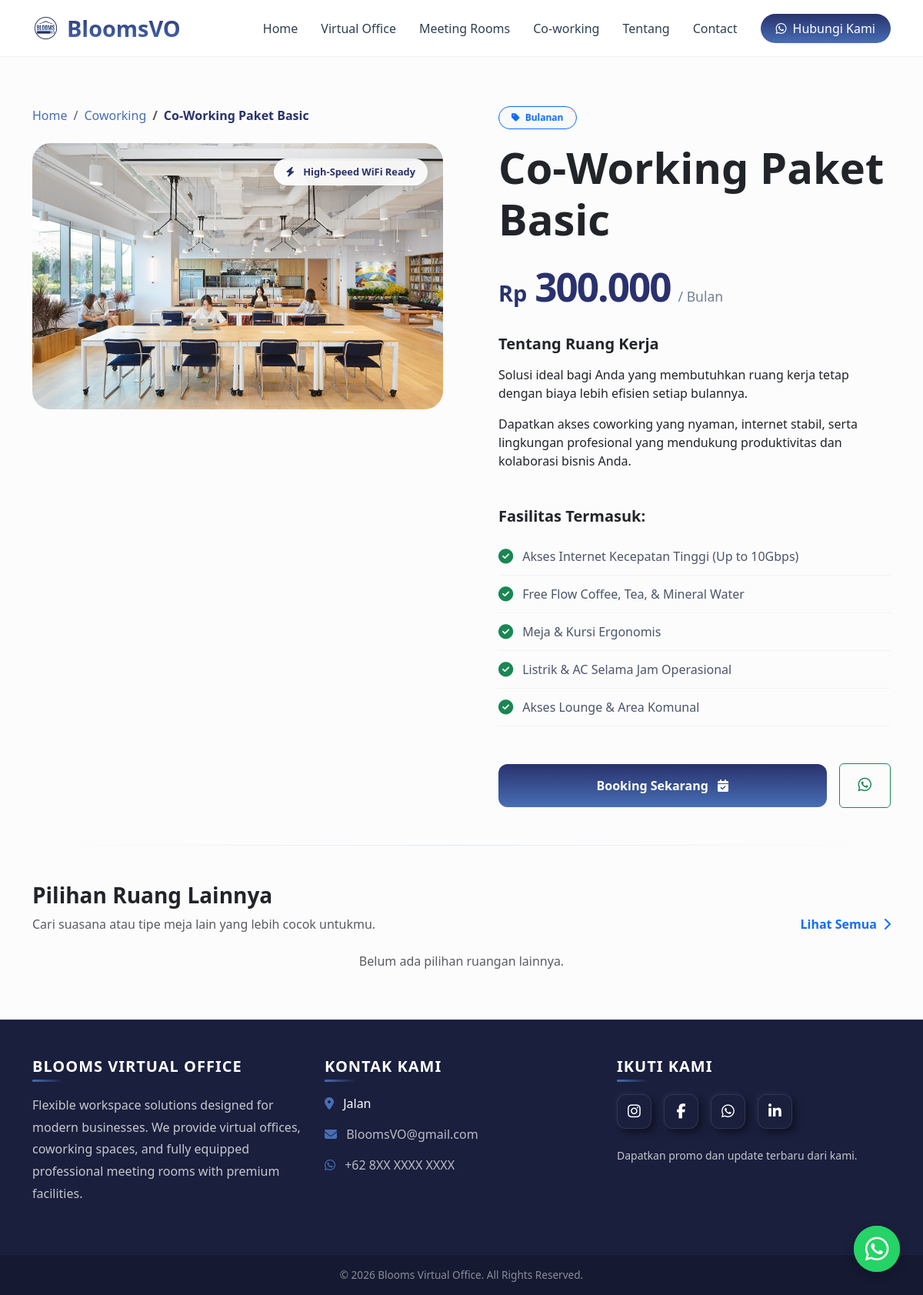
The app's page /coworking/co-working-paket-basic/ with its own data.
### virtualoffice/models.py (models this page shows, shortened)
class Coworking(models.Model):
    nama = models.CharField(max_length=100)
    slug = models.SlugField(blank=True, unique=True)
    harga = models.DecimalField(max_digits=12, decimal_places=0)
    deskripsi = models.TextField()
    tipe = models.CharField(max_length=50, choices=[
        ('harian', 'Harian'),
        ('bulanan', 'Bulanan'),
        ('dedicated', 'Dedicated Desk'),
    ])
    gambar = models.ImageField(upload_to='coworking/', blank=True, null=True)
    aktif = models.BooleanField(default=True)

### virtualoffice/views.py (the view)
# urls.py: path('coworking/<slug:slug>/', views.coworking_detail, name='coworking_detail'),
def coworking_detail(request, slug):
    space = get_object_or_404(Coworking, slug=slug, aktif=True)
    spaces_lainnya = Coworking.objects.filter(aktif=True).exclude(id=space.id)[:3]
    return render(request, 'product_detail/coworking_detail.html', {
        'space': space,
        'spaces_lainnya': spaces_lainnya
    })

### virtualoffice/templates/product_detail/coworking_detail.html (shortened to what this page needs)
{% extends 'base.html' %}
{% load static %}
{% block extra_css %}
<link href="{% static 'css/package_detail.css' %}" rel="stylesheet">
<link href="{% static 'css/card_produk.css' %}" rel="stylesheet">
{% endblock %}
{% block content %}
<section class="container mt-5 pt-lg-5">
    <div class="row g-lg-5">
        <div class="col-md-6 mb-4 mb-md-0">
            <div class="product-sticky-container">
                <nav aria-label="breadcrumb" class="mb-4">
                    <ol class="breadcrumb">
                        <li class="breadcrumb-item"><a href="/">Home</a></li>
                        <li class="breadcrumb-item"><a href="{% url 'coworking' %}">Coworking</a></li>
                        <li class="breadcrumb-item active">{{ space.nama }}</li>
                    </ol>
                </nav>
                <div class="image-wrapper">
                    {% if space.gambar %}
                        <img src="{{ space.gambar.url }}" class="img-fluid rounded-4 shadow-lg product-main-img" alt="{{ space.nama }}">
                    {% else %}
                        <img src="{% static 'img/default-coworking.jpg' %}" class="img-fluid rounded-4 shadow-lg product-main-img" alt="Default Image">
                    {% endif %}
                    <div class="floating-trust-badge">
                        <i class="fas fa-bolt me-2"></i> High-Speed WiFi Ready
                    </div>
                </div>
            </div>
        </div>
        <div class="col-md-6 ps-lg-5">
            <div class="product-info-card">
                <span class="badge bg-light text-primary border border-primary mb-3 px-3 py-2 rounded-pill">
                    <i class="fas fa-tag me-1"></i> {{ space.get_tipe_display }}
                </span>
                <h1 class="display-4 fw-bold navy-blue-text mb-3">{{ space.nama }}</h1>
                <div class="price-tag mb-4">
                    <span class="currency">Rp</span>
                    <span class="amount">{{ space.harga|floatformat:0 }}</span>
                    <span class="period">/ {% if space.tipe == 'harian' %}Hari{% else %}Bulan{% endif %}</span>
                </div>
                <div class="description-box mb-5">
                    <h5 class="fw-bold navy-blue-text">Tentang Ruang Kerja</h5>
                    <p class="text-muted lead">
                        {{ space.deskripsi|linebreaks }}
                    </p>
                </div>
                <div class="benefits-box mb-5">
                    <h5 class="fw-bold navy-blue-text mb-3">Fasilitas Termasuk:</h5>
                    <ul class="benefit-list">
                        <li><i class="fas fa-check-circle text-success"></i> Akses Internet Kecepatan Tinggi (Up to 10Gbps)</li>
                        <li><i class="fas fa-check-circle text-success"></i> Free Flow Coffee, Tea, & Mineral Water</li>
                        <li><i class="fas fa-check-circle text-success"></i> Meja & Kursi Ergonomis</li>
                        <li><i class="fas fa-check-circle text-success"></i> Listrik & AC Selama Jam Operasional</li>
                        <li><i class="fas fa-check-circle text-success"></i> Akses Lounge & Area Komunal</li>
                    </ul>
                </div>
                <div class="action-area d-grid gap-3 d-md-flex align-items-center">
                    <button class="btn btn-navy-gradient open-order py-3 px-5 flex-grow-1"
                            data-type="coworking"
                            data-id="{{ space.id }}">
                        Booking Sekarang <i class="fas fa-calendar-check ms-2"></i>
                    </button>
                    <a href="https://wa.me/628976632702?text=Halo, saya tertarik dengan {{ space.nama }}" class="btn btn-outline-success py-3 px-4">
                        <i class="fab fa-whatsapp fs-5"></i>
                    </a>
                </div>
            </div>
        </div>
    </div>
    <div class="section-divider my-5"></div>
    <div class="related-products pb-5">
        <div class="d-flex justify-content-between align-items-end mb-4">
            <div>
                <h3 class="fw-bold navy-blue-text">Pilihan Ruang Lainnya</h3>
                <p class="text-muted mb-0">Cari suasana atau tipe meja lain yang lebih cocok untukmu.</p>
            </div>
            <a href="{% url 'coworking' %}" class="text-decoration-none fw-bold navy-blue-text">Lihat Semua <i class="fas fa-chevron-right ms-1"></i></a>
        </div>
        <div class="row g-4">
            {% for item in spaces_lainnya %}
                <div class="col-md-4">
                    {% include 'includes/card_produk.html' with item=item type='coworking' %}
                </div>
            {% empty %}
                <div class="col-12 text-center">
                    <p class="text-muted">Belum ada pilihan ruangan lainnya.</p>
                </div>
            {% endfor %}
        </div>
    </div>
</section>
{% endblock %}

### virtualoffice/static/css/base.css (style rules this page uses)
body { background-color: #fcfcfd; }

### virtualoffice/static/css/package_detail.css (style rules this page uses)
:root { --navy-deep: #29326d; --navy-royal: #476eb5; --navy-gradient: linear-gradient(180deg, #29326d 0%, #476eb5 100%); --bg-light: #fcfcfd; --white: #ffffff; }
.breadcrumb-item a { color: var(--navy-royal); text-decoration: none; font-weight: 500; }
.breadcrumb-item.active { color: var(--navy-deep); font-weight: 700; }
.product-sticky-container { position: sticky; top: 100px; }
.image-wrapper { position: relative; border-radius: 24px; overflow: hidden; }
.product-main-img { width: 100%; transition: transform 0.6s cubic-bezier(0.165, 0.84, 0.44, 1); }
.floating-trust-badge { position: absolute; top: 20px; right: 20px; background: rgba(255, 255, 255, 0.9); backdrop-filter: blur(10px); padding: 8px 16px; border-radius: 50px; font-weight: 600; color: var(--navy-deep); font-size: 0.8rem; box-shadow: 0 5px 15px rgba(0,0,0,0.1); }
.price-tag { display: flex; align-items: baseline; gap: 10px; }
.price-tag .currency { font-size: 1.8rem; font-weight: 700; color: var(--navy-deep); }
.price-tag .amount { font-size: 3.2rem; font-weight: 900; color: var(--navy-deep); letter-spacing: -2px; }
.price-tag .period { color: #718096; font-size: 1.1rem; font-weight: 500; }
.benefit-list { list-style: none; padding: 0; }
.benefit-list li { padding: 12px 0; border-bottom: 1px solid #f1f3f5; color: #4a5568; display: flex; align-items: center; gap: 12px; }
.benefit-list li i { color: #38a169; font-size: 1.2rem; }
.btn-navy-gradient { background: var(--navy-gradient); color: white !important; border: none; border-radius: 15px; font-weight: 700; transition: all 0.3s ease; }
.section-divider { height: 1px; background: linear-gradient(90deg, transparent, #e2e8f0, transparent); }

### virtualoffice/static/css/card_produk.css (style rules this page uses)
.btn-navy-gradient { background: linear-gradient(180deg, #29326d 0%, #476eb5 100%); color: white !important; border: none; border-radius: 12px; font-weight: 600; transition: 0.3s; }

### records on screen
Coworking: nama "Co-Working Paket Basic", gambar (picture), tipe "Bulanan", harga "300.000", deskripsi "Solusi ideal bagi Anda yang membutuhkan ruang kerja tetap dengan biaya lebih efisien setiap bulannya. Dapatkan akses coworking yang nyaman, internet stabil, serta lingkungan profesional yang mendukung produktivitas dan kolaborasi bisnis Anda."
